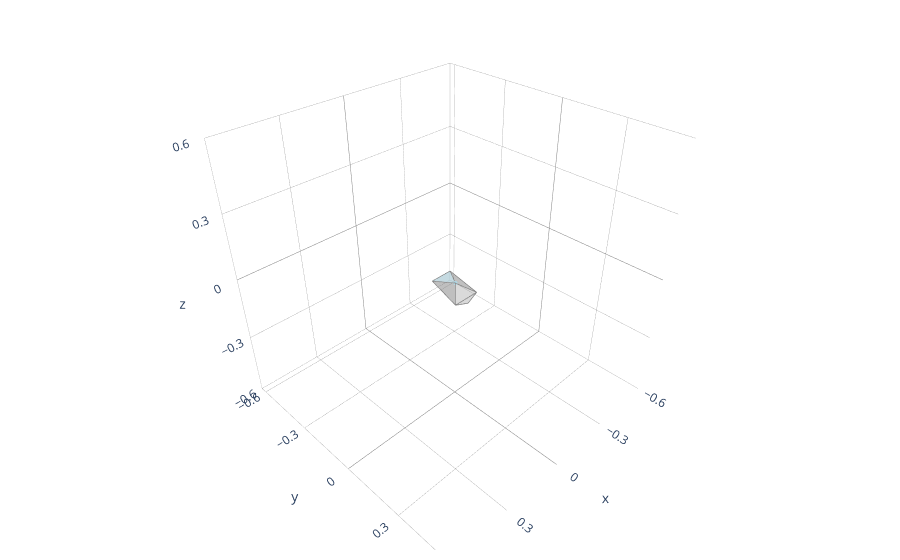

Here is the notebook cell this chart was saved with:
### Code cell
# hawk3d.update_keypoints(np.zeros((1,4,3)))

new_hawk = hawk3d
new_hawk.update_keypoints(np.zeros((1,4,3)))
plot_plotly(new_hawk)

### Figure 1 — Plotly figure (JSON) as saved in the notebook; plotly's stock layout.template omitted (floating-point values rounded to 4 significant figures)
{"data": [{"color": "lightblue", "hoverinfo": "none", "opacity": 0.5, "type": "mesh3d", "x": [0, 0, 0], "y": [0, 0, 0], "z": [0, 0, 0]}, {"hoverinfo": "none", "line": {"color": "grey", "width": 1.5}, "mode": "lines", "name": "", "type": "scatter3d", "x": [0, 0, 0, 0], "y": [0, 0, 0, 0], "z": [0, 0, 0, 0]}, {"color": "lightblue", "hoverinfo": "none", "opacity": 0.5, "type": "mesh3d", "x": [0, 0, 0], "y": [0, 0, 0], "z": [0, 0, 0]}, {"hoverinfo": "none", "line": {"color": "grey", "width": 1.5}, "mode": "lines", "name": "", "type": "scatter3d", "x": [0, 0, 0, 0], "y": [0, 0, 0, 0], "z": [0, 0, 0, 0]}, {"color": "grey", "hoverinfo": "none", "opacity": 0.3, "type": "mesh3d", "x": [0, 0, -0.05, -0.06], "y": [0, 0, -0.08, 0.06], "z": [0, 0, -0.005, -0.045]}, {"hoverinfo": "none", "line": {"color": "grey", "width": 1.5}, "mode": "lines", "name": "", "type": "scatter3d", "x": [0, 0, -0.05, -0.06, 0], "y": [0, 0, -0.08, 0.06, 0], "z": [0, 0, -0.005, -0.045, 0]}, {"color": "grey", "hoverinfo": "none", "opacity": 0.3, "type": "mesh3d", "x": [0, 0, 0.05, 0.06], "y": [0, 0, -0.08, 0.06], "z": [0, 0, -0.005, -0.045]}, {"hoverinfo": "none", "line": {"color": "grey", "width": 1.5}, "mode": "lines", "name": "", "type": "scatter3d", "x": [0, 0, 0.05, 0.06, 0], "y": [0, 0, -0.08, 0.06, 0], "z": [0, 0, -0.005, -0.045, 0]}, {"color": "grey", "hoverinfo": "none", "opacity": 0.3, "type": "mesh3d", "x": [0.06, -0.06, -0.05, 0.05], "y": [0.06, 0.06, -0.08, -0.08], "z": [-0.045, -0.045, -0.005, -0.005]}, {"hoverinfo": "none", "line": {"color": "grey", "width": 1.5}, "mode": "lines", "name": "", "type": "scatter3d", "x": [0.06, -0.06, -0.05, 0.05, 0.06], "y": [0.06, 0.06, -0.08, -0.08, 0.06], "z": [-0.045, -0.045, -0.005, -0.005, -0.045]}, {"color": "grey", "hoverinfo": "none", "opacity": 0.3, "type": "mesh3d", "x": [0.06, 3.743e-05, -0.06], "y": [0.06, 0.0705, 0.06], "z": [-0.045, -0.0617, -0.045]}, {"hoverinfo": "none", "line": {"color": "grey", "width": 1.5}, "mode": "lines", "name": "", "type": "scatter3d", "x": [0.06, 3.743e-05, -0.06, 0.06], "y": [0.06, 0.0705, 0.06, 0.06], "z": [-0.045, -0.0617, -0.045, -0.045]}, {"color": "lightblue", "hoverinfo": "none", "opacity": 0.5, "type": "mesh3d", "x": [0, 0, -0.05, 0.05], "y": [0, 0, -0.08, -0.08], "z": [0, 0, -0.005, -0.005]}, {"hoverinfo": "none", "line": {"color": "grey", "width": 1.5}, "mode": "lines", "name": "", "type": "scatter3d", "x": [0, 0, -0.05, 0.05, 0], "y": [0, 0, -0.08, -0.08, 0], "z": [0, 0, -0.005, -0.005, 0]}, {"hoverinfo": "none", "marker": {"color": "lightblue", "opacity": 0.3, "size": 2.5}, "mode": "markers", "type": "scatter3d", "x": [0, 0, 0, 0, 0, 0, 0, 0], "y": [0, 0, 0, 0, 0, 0, 0, 0], "z": [0, 0, 0, 0, 0, 0, 0, 0]}], "layout": {"margin": {"b": 10, "l": 10, "r": 10, "t": 10}, "scene": {"aspectmode": "cube", "aspectratio": {"x": 1, "y": 1, "z": 1}, "xaxis": {"backgroundcolor": "white", "dtick": 0.3, "gridcolor": "grey", "gridwidth": 0.5, "range": [-0.6, 0.6], "showbackground": true, "zerolinecolor": "grey"}, "yaxis": {"backgroundcolor": "white", "dtick": 0.3, "gridcolor": "grey", "gridwidth": 0.5, "range": [-0.6305, 0.5695], "showbackground": true, "zerolinecolor": "grey"}, "zaxis": {"backgroundcolor": "white", "dtick": 0.3, "gridcolor": "grey", "gridwidth": 0.5, "range": [-0.6, 0.6], "showbackground": true, "zerolinecolor": "grey"}}, "showlegend": false}}
